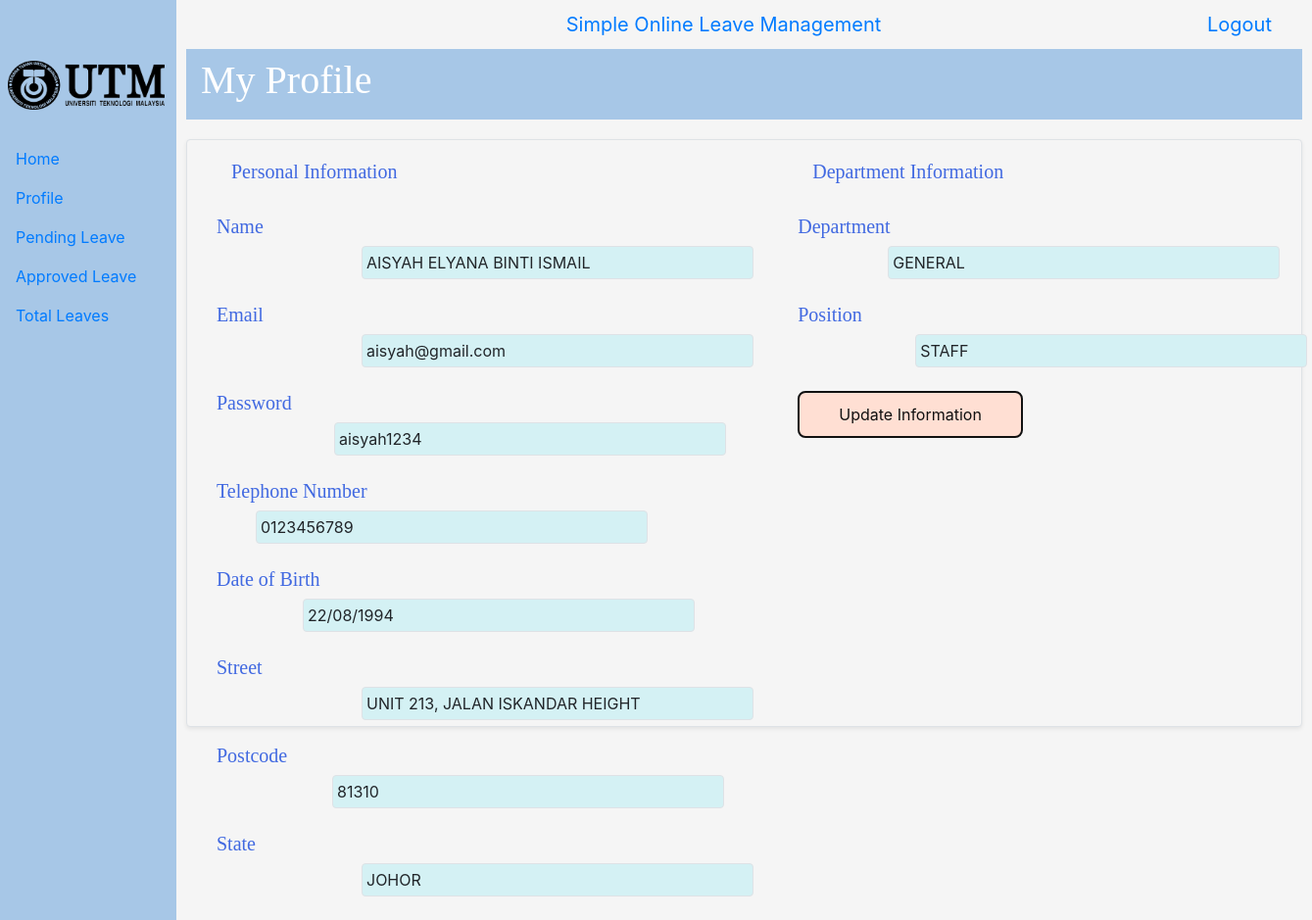
Screenshot of /manager/profile.php (signed in) with the database file from the repository.
### tables this page shows
CREATE TABLE `users` (
  `userID` int(100) NOT NULL,
  `name` varchar(255) NOT NULL,
  `dateofBirth` varchar(30) NOT NULL,
  `telNo` varchar(15) NOT NULL,
  `dID` varchar(255) NOT NULL,
  `role` varchar(20) NOT NULL,
  `email` varchar(255) NOT NULL,
  `password` varchar(333) NOT NULL,
  `state` varchar(30) NOT NULL,
  `street` varchar(150) NOT NULL,
  `postcode` int(5) NOT NULL,
  `leaveDay` int(50) NOT NULL
);

CREATE TABLE `department` (
  `departmentID` varchar(5) NOT NULL,
  `dName` varchar(30) NOT NULL
);

### manager/profile.php (the view, shortened to what this page needs)
<?php
    include('include/head.php');
	$id = $_SESSION['id']
?>
<body>
		<?php
			$sql3 = "SELECT * FROM users
					 WHERE userID ='".$id."'";
			mysqli_select_db($conn,"simpleleavedb");
			$result3= mysqli_query($conn,$sql3);
			$row3=mysqli_fetch_assoc($result3);
		?>
		<div class="side-navbar active-nav d-flex justify-content-between flex-wrap flex-column" >
			<ul class="nav flex-column text-white w-100">
				<a href="#" class="nav-link h3 text-white my-2"></a>
				<img src="img/logo-utm.png" alt="logo-utm" width="160px" height="50px" style="margin-left:8px; margin-bottom:30px; margin-top:30px;">
				<li href="#" class="nav-link">
					<a href="dashboard.php" class="nav-brand ">Home</a>
				</li>
				<li href="profile.php" class="nav-link">
					<a href="profile.php" class="navbar-link">Profile</a>
				</li>
				<li href="#" class="nav-link">
					<a href="pending.php" class="navbar-link">Pending Leave</a>
				</li>
				<li href="#" class="nav-link">
					<a href="approved.php" class="navbar-link">Approved Leave</a>
				</li>
				<li href="#" class="nav-link">
					<a href="view.php" class="navbar-link">Total Leaves</a>
				</li>
			</ul>
		</div>
		<nav class="navbar navbar-toggleable-sm navbar-inverse p-0">
			<div class="container" style="margin-left: 190px; margin-right: 10px; height:50px">
				<button class="navbar-toggler" data-target="#mynavbar" data-toggle="collapse">
					<span class="navbar-toggler-icon"></span>
				</button>
				<a href="dashboard.php" class="navbar-brand ">Simple Online Leave Management</a>
				<a href="../logout.php" class="navbar-brand ">Logout</a>
			</div>
		</nav>
		<header id="margin-l" class="header py-2 text-white" style="font-family: 'Didact Gothic'; background-color: #A7C7E7; margin-right:10px;">
			<div class="container">
				<div class="row ">
					<div class="col-md-6">
						<h1><i class="fa fa-user-secret"></i> My Profile</h1>
					</div>
				</div>
			</div>
		</header>
		<section class=" mb-4 bg-faded border shadow-sm rounded" style="margin-top: 20px; margin-left: 190px; margin-right: 10px; height:600px; background-color:whitesmoke">
			<div>
				<div class="row flex-nowrap">
					<div class="left-profile">
						<h4 class="profile">Personal Information</h4>
						<br>
						<div class="row">
							<h4 class="profile"> Name </h4>
							<div class = "border border-black rounded p-1" style="background-color:#d4f1f4; margin-left:148px; width:400px; text-transform:uppercase;"><?php echo $row3['name']." "; ?> </div>
						</div>
						<br>
						<div class="row">
							<h4 class="profile"> Email </h4>
							<div class = "border border-black rounded p-1" style="background-color:#d4f1f4; margin-left:148px; width:400px;"> <?php echo $row3['email']." "; ?> </div>
						</div>
						<br>
						<div class="row">
							<h4 class="profile"> Password </h4>
							<div class = "border border-black rounded p-1" style="background-color:#d4f1f4; margin-left:120px; width:400px;"><?php echo $row3['password']." "; ?></div>
						</div>
						<br>
						<div class="row">
							<h4 class="profile"> Telephone Number </h4>
							<div class = "border border-black rounded p-1" style="background-color:#d4f1f4; margin-left:40px; width:400px;"> <?php echo $row3['telNo']." "; ?></div>
						</div>
						<br>
						<div class="row">
							<h4 class="profile"> Date of Birth </h4>
							<div class = "border border-black rounded p-1" style="background-color:#d4f1f4; margin-left:88px; width:400px;"><?php echo $row3['dateofBirth']." "; ?></div>
						</div>
						<br>
						<div class="row">
							<h4 class="profile"> Street </h4>
							<div class = "border border-black rounded p-1" style="background-color:#d4f1f4; margin-left:148px; width:400px; text-transform:uppercase;"> <?php echo $row3['street']." "; ?> </div>
						</div>
						<br>
						<div class="row">
							<h4 class="profile"> Postcode </h4>
							<div class = "border border-black rounded p-1" style=" background-color:#d4f1f4; margin-left:118px; width:400px;"> <?php echo $row3['postcode']." "; ?> </div>
						</div>
						<br>
						<div class="row">
							<h4 class="profile"> State </h4>
							<div class = "border border-black rounded p-1" style=" background-color:#d4f1f4; margin-left:148px; width:400px; text-transform:uppercase;"> <?php echo $row3['state']." "; ?></div>
						</div>
						<br>
					</div>
					<div class="right-profile">
						<h4 class ="profile">Department Information</h4>
						<br>
						<?php
							$sql3 = "SELECT * FROM department
									WHERE departmentID ='".$row3['dID']."'";
							mysqli_select_db($conn,"simpleleavedb");
							$result3= mysqli_query($conn,$sql3);
							$row4=mysqli_fetch_assoc($result3);
						?>
						<div class="row">
							<h4 class="profile"> Department </h4>
							<div class = "border border-black rounded p-1" style=" background-color:#d4f1f4; margin-left:92px; width:400px; text-transform:uppercase;">
								<?php echo $row4['dName']." "; ?>
							</div>
						</div>
						<br>
						<div class="row">
							<h4 class="profile"> Position </h4>
							<div class = "border border-black rounded p-1" style="background-color:#d4f1f4; margin-left:120px; width:400px; text-transform:uppercase;">
								<?php echo $row3['role']." "; ?>
							</div>
						</div>
						<br>
						<div class="row">
							<a href="updateprofile.php" class="button-update" style="text-decoration:none;" data-toggle="modal" ><i class="fa fa-spinner"></i> Update Information </a>
						</div>
					</div>
				</div>
			</div>
		</section>
</body>

### manager/include/head.php (style rules this page uses)
body { background-color: whitesmoke; }
.profile { font-family: 'Didact Gothic'; font-size: 20px; color:#4169e1 }
.left-profile { margin-top:20px; margin-left:60px; }
.right-profile { margin-top:20px; margin-left:70px; }
.side-navbar { width: 180px; height: 100%; position: fixed; margin-left:-300px; background-color:#A7C7E7; transition: 0.5s; }
.active-nav { margin-left: 0; }
#margin-l { margin-left:190px }
.button-update { align-items: center; background-color:#FFDFD3; border: 2px solid #111; border-radius: 8px; box-sizing: border-box; color: #111; cursor: pointer; display: flex; font-family: Inter,sans-serif; font-size: 16px; height: 48px; justify-content: center; line-height: 24px; max-width: 100%; padding: 0 25px; position: relative; text-align: center; text-decoration: none; user-select: none; -webkit-user-select: none; touch-action: manipulation; }
.button-update:after { background-color: #111; border-radius: 8px; content: ""; display: block; height: 48px; left: 0; width: 100%; position: absolute; top: -2px; transform: translate(8px, 8px); transition: transform .2s ease-out; z-index: -1; }
@media (min-width: 768px) { .button-update { padding: 0 40px; } }

### rows the page displays
users: name "AISYAH ELYANA BINTI ISMAIL", email "aisyah@gmail.com", password "aisyah1234", telNo "0123456789", dateofBirth "22/08/1994", street "UNIT 213, JALAN ISKANDAR HEIGHT", postcode "81310", state "JOHOR", role "STAFF"
department: dName "GENERAL"
